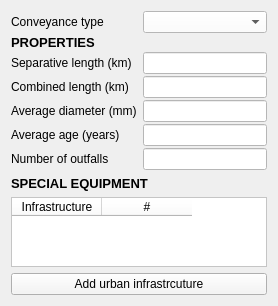
              <widget class="QWidget" name="Minor_Box_2">
               <property name="geometry">
                <rect>
                 <x>0</x>
                 <y>0</y>
                 <width>274</width>
                 <height>305</height>
                </rect>
               </property>
               <attribute name="label">
                <string>MINOR SYSTEM</string>
               </attribute>
               <layout class="QVBoxLayout" name="verticalLayout_19">
                <item>
                 <layout class="QFormLayout" name="Minor_Form_2">
                  <property name="formAlignment">
                   <set>Qt::AlignCenter</set>
                  </property>
                  <property name="verticalSpacing">
                   <number>2</number>
                  </property>
                  <property name="leftMargin">
                   <number>0</number>
                  </property>
                  <item row="2" column="0">
                   <widget class="QLabel" name="separativeLengthKmLabel_8">
                    <property name="text">
                     <string>Separative length (km)</string>
                    </property>
                   </widget>
                  </item>
                  <item row="2" column="1">
                   <widget class="QLineEdit" name="separativeLengthKmLineEdit_8">
                    <property name="styleSheet">
                     <string notr="true">background-color: white</string>
                    </property>
                   </widget>
                  </item>
                  <item row="3" column="0">
                   <widget class="QLabel" name="combinedLengthKmLabel_8">
                    <property name="text">
                     <string>Combined length (km)</string>
                    </property>
                   </widget>
                  </item>
                  <item row="3" column="1">
                   <widget class="QLineEdit" name="combinedLengthKmLineEdit_8">
                    <property name="styleSheet">
                     <string notr="true">background-color: white</string>
                    </property>
                   </widget>
                  </item>
                  <item row="4" column="0">
                   <widget class="QLabel" name="averageDiameterMmLabel_8">
                    <property name="text">
                     <string>Average diameter (mm)</string>
                    </property>
                   </widget>
                  </item>
                  <item row="4" column="1">
                   <widget class="QLineEdit" name="averageDiameterMmLineEdit_8">
                    <property name="styleSheet">
                     <string notr="true">background-color: white</string>
                    </property>
                   </widget>
                  </item>
                  <item row="5" column="0">
                   <widget class="QLabel" name="averageAgeYearsLabel_8">
                    <property name="text">
                     <string>Average age (years)</string>
                    </property>
                   </widget>
                  </item>
                  <item row="5" column="1">
                   <widget class="QLineEdit" name="averageAgeYearsLineEdit_8">
                    <property name="styleSheet">
                     <string notr="true">background-color: white</string>
                    </property>
                   </widget>
                  </item>
                  <item row="6" column="0">
                   <widget class="QLabel" name="numberOfOutfallsLabel_8">
                    <property name="text">
                     <string>Number of outfalls</string>
                    </property>
                   </widget>
                  </item>
                  <item row="6" column="1">
                   <widget class="QLineEdit" name="numberOfOutfallsLineEdit_8">
                    <property name="styleSheet">
                     <string notr="true">background-color: white</string>
                    </property>
                   </widget>
                  </item>
                  <item row="1" column="0">
                   <widget class="QLabel" name="Age_Label_15">
                    <property name="sizePolicy">
                     <sizepolicy hsizetype="Preferred" vsizetype="Maximum">
                      <horstretch>0</horstretch>
                      <verstretch>0</verstretch>
                     </sizepolicy>
                    </property>
                    <property name="maximumSize">
                     <size>
                      <width>16777215</width>
                      <height>15</height>
                     </size>
                    </property>
                    <property name="text">
                     <string>&lt;html&gt;&lt;head/&gt;&lt;body&gt;&lt;p&gt;&lt;span style=&quot; font-size:10pt; font-weight:700;&quot;&gt;PROPERTIES&lt;/span&gt;&lt;/p&gt;&lt;/body&gt;&lt;/html&gt;</string>
                    </property>
                    <property name="textFormat">
                     <enum>Qt::RichText</enum>
                    </property>
                   </widget>
                  </item>
                  <item row="0" column="0">
                   <widget class="QLabel" name="conveyanceTypeLabel_8">
                    <property name="text">
                     <string>Conveyance type</string>
                    </property>
                   </widget>
                  </item>
                  <item row="0" column="1">
                   <widget class="QComboBox" name="conveyanceTypeComboBox_8">
                    <property name="styleSheet">
                     <string notr="true">background-color: white</string>
                    </property>
                    <property name="currentText">
                     <string/>
                    </property>
                    <property name="placeholderText">
                     <string>Select type...</string>
                    </property>
                    <property name="frame">
                     <bool>true</bool>
                    </property>
                    <item>
                     <property name="text">
                      <string>Separative</string>
                     </property>
                    </item>
                    <item>
                     <property name="text">
                      <string>Combined</string>
                     </property>
                    </item>
                    <item>
                     <property name="text">
                      <string>Mixed</string>
                     </property>
                    </item>
                   </widget>
                  </item>
                 </layout>
                </item>
                <item>
                 <widget class="QLabel" name="SpecEq_Label_2">
                  <property name="sizePolicy">
                   <sizepolicy hsizetype="Preferred" vsizetype="Maximum">
                    <horstretch>0</horstretch>
                    <verstretch>0</verstretch>
                   </sizepolicy>
                  </property>
                  <property name="maximumSize">
                   <size>
                    <width>16777215</width>
                    <height>15</height>
                   </size>
                  </property>
                  <property name="text">
                   <string>&lt;html&gt;&lt;head/&gt;&lt;body&gt;&lt;p&gt;&lt;span style=&quot; font-size:10pt; font-weight:700;&quot;&gt;SPECIAL EQUIPMENT&lt;/span&gt;&lt;/p&gt;&lt;/body&gt;&lt;/html&gt;</string>
                  </property>
                  <property name="textFormat">
                   <enum>Qt::RichText</enum>
                  </property>
                 </widget>
                </item>
                <item>
                 <widget class="QTableWidget" name="Infras_Table_3">
                  <property name="sizePolicy">
                   <sizepolicy hsizetype="MinimumExpanding" vsizetype="Expanding">
                    <horstretch>0</horstretch>
                    <verstretch>0</verstretch>
                   </sizepolicy>
                  </property>
                  <property name="styleSheet">
                   <string notr="true">background-color: white</string>
                  </property>
                  <property name="autoScrollMargin">
                   <number>10</number>
                  </property>
                  <property name="alternatingRowColors">
                   <bool>false</bool>
                  </property>
                  <property name="showGrid">
                   <bool>true</bool>
                  </property>
                  <property name="rowCount">
                   <number>0</number>
                  </property>
                  <property name="columnCount">
                   <number>2</number>
                  </property>
                  <attribute name="horizontalHeaderCascadingSectionResizes">
                   <bool>false</bool>
                  </attribute>
                  <attribute name="horizontalHeaderMinimumSectionSize">
                   <number>25</number>
                  </attribute>
                  <attribute name="horizontalHeaderDefaultSectionSize">
                   <number>90</number>
                  </attribute>
                  <attribute name="horizontalHeaderHighlightSections">
                   <bool>true</bool>
                  </attribute>
                  <attribute name="horizontalHeaderShowSortIndicator" stdset="0">
                   <bool>false</bool>
                  </attribute>
                  <attribute name="horizontalHeaderStretchLastSection">
                   <bool>false</bool>
                  </attribute>
                  <attribute name="verticalHeaderCascadingSectionResizes">
                   <bool>false</bool>
                  </attribute>
                  <attribute name="verticalHeaderMinimumSectionSize">
                   <number>20</number>
                  </attribute>
                  <attribute name="verticalHeaderShowSortIndicator" stdset="0">
                   <bool>false</bool>
                  </attribute>
                  <attribute name="verticalHeaderStretchLastSection">
                   <bool>false</bool>
                  </attribute>
                  <column>
                   <property name="text">
                    <string>Infrastructure</string>
                   </property>
                  </column>
                  <column>
                   <property name="text">
                    <string>#</string>
                   </property>
                  </column>
                 </widget>
                </item>
                <item>
                 <widget class="QPushButton" name="Infras_Button_2">
                  <property name="styleSheet">
                   <string notr="true">background-color: #F5F5F5</string>
                  </property>
                  <property name="text">
                   <string>Add urban infrastrcuture</string>
                  </property>
                 </widget>
                </item>
               </layout>
              </widget>
